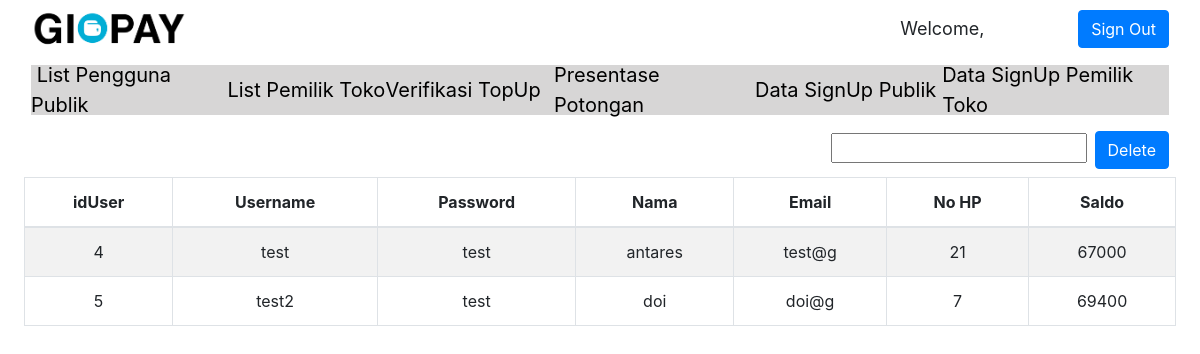
The app's page /adminLPub.php, older data.
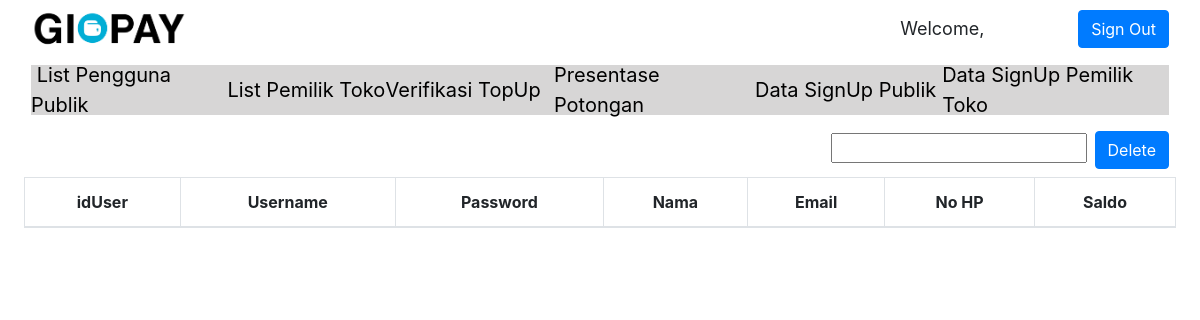
The same page, newer data.
### tables this page shows
CREATE TABLE `penggunapublik` (
  `idUser` int(11) NOT NULL,
  `username` varchar(15) NOT NULL,
  `password` varchar(15) NOT NULL,
  `nama` varchar(50) NOT NULL,
  `email` varchar(50) NOT NULL,
  `noHp` int(12) NOT NULL,
  `saldo` float NOT NULL,
  `tanggalSignUp` date NOT NULL
);

### server.php (called while the page is built, shortened)
<?php
    require_once "mysqlDB.php";
function getListPub(){
    $db = new MySQLDB('localhost', 'root', '', 'gipay');
    $query = "SELECT idUser, username, password, nama, email, noHp, saldo FROM penggunapublik";
    $res = $db->executeSelectQuery($query);
    return $res;
}
?>

### mysqlDB.php (called while the page is built, shortened)
<?php
class MySQLDB{
	protected $servername;
	protected $username;
	protected $password;
	protected $dbname;
	protected $db_connection;
	public function __construct($servername,$username,$password,$dbname){
		$this->servername=$servername;
		$this->username=$username;
		$this->password=$password;
		$this->dbname=$dbname;
	}
	public function openConnection(){
		$this->db_connection=new mysqli($this->servername,$this->username,$this->password,$this->dbname);
	}
	public function executeSelectQuery($sql){
		$query_result=$this->db_connection->query($sql);
		$result=[];
		if($query_result!=[]){
			if($query_result->num_rows > 0){
				while ($row=$query_result->fetch_row()) {
					$result[] = $row;
				}
			}
		}
		return $result;
	}
}
?>

### adminLPub.php (the view, shortened to what this page needs)
<?php
    include "server.php";
?>
<!DOCTYPE html>
<html>
<head>
    <link rel="stylesheet" href="assets/bootstrap/css/bootstrap.min.css">
    <link rel="stylesheet" href="assets/css/Data-Table-1.css">
    <link rel="stylesheet" href="assets/css/Data-Table.css">
    <link rel="stylesheet" href="assets/css/Header-Blue.css">
    <link rel="stylesheet" href="https://cdn.datatables.net/1.10.15/css/dataTables.bootstrap.min.css">
    <link rel="stylesheet" href="assets/css/Google-Style-Login.css">
    <link rel="stylesheet" href="assets/css/LinkedIn-like-Profile-Box.css">
    <link rel="stylesheet" href="assets/css/Pretty-Registration-Form.css">
    <link rel="stylesheet" href="assets/css/styles.css">
    <link rel="stylesheet" href="assets/css/Table-With-Search-1.css">
    <link rel="stylesheet" href="assets/css/Table-With-Search.css">
    <link rel="stylesheet" href="assets/css/Team-Boxed.css">
</head>
<body>
    <nav class="navbar navbar-light navbar-expand-md" style="background-color: #ffffff;">
        <div class="container-fluid"><img src="assets/img/Gipay.png" style="height: 40px;">
            <input class="form-control-plaintext" type="text" value="Welcome, <?php echo $_SESSION['username']; ?>" readonly="" style="width: 180px;font-size: 18px;"><a href="adminLPub.php?logout='1'" class="btn btn-primary" role="button">Sign Out</a></div>
    </nav>
    <nav class="navbar navbar-light navbar-expand-md">
        <div class="container-fluid"><button data-toggle="collapse" class="navbar-toggler" data-target="#navcol-2"><span class="sr-only">Toggle navigation</span><span class="navbar-toggler-icon"></span></button>
            <div class="collapse navbar-collapse" id="navcol-2" style="background-color: #d7d6d6;font-size: 20px;height: 50px;color: rgb(0,0,0);">
                <a href="adminLPub.php" style="color: rgb(0,0,0);width: 210px;">&nbsp;List Pengguna Publik</a><a href="adminLToko.php" style="color: rgb(0,0,0);width: 169px;">List Pemilik Toko</a><a href="adminVerif.php" style="color: rgb(0,0,0);width: 180px;">Verifikasi TopUp</a><a href="adminPotong.php"
                    style="color: rgb(0,0,0);width: 215px;">Presentase Potongan</a><a href="adminSignUpPub.php" style="color: rgb(0,0,0);width: 200px;">Data SignUp Publik</a><a href="adminSignUpToko.php" style="color: rgb(0,0,0);">Data SignUp Pemilik Toko</a>
                </div>
        </div>
    </nav>
    <nav class="navbar navbar-light navbar-expand-md" style="background-color: #ffffff;">
        <div class="container-fluid"><button data-toggle="collapse" class="navbar-toggler" data-target="#navcol-1"><span class="sr-only">Toggle navigation</span><span class="navbar-toggler-icon"></span></button>
            <form class="form-blokPub" action="adminLPub.php" method="POST"><input name="idUser" type="text" style="margin-right: 8px;"><button name="delete_pub" class="btn btn-primary" type="submit">Delete</button></form></div>
    </nav><table id="example" class="table table-striped table-bordered" cellspacing="0" width="100%">
        <thead>
            <tr>
                <th>idUser</th>
                <th>Username</th>
                <th>Password</th>
                <th>Nama</th>
                <th>Email</th>
                <th>No HP</th>
                <th>Saldo</th>
            </tr>
        </thead>
        <tbody>
            <?php
            $result = getListPub();
            foreach($result as $row) {
                echo '<tr>';
                foreach($row as $cell){
                    echo('<td>' . $cell . '</td>');
                }
                echo '</tr>';
			}
            ?>
        </tbody>
    </table>
</body>
</html>

Row changes from the older to the newer data that the page shows:
removed penggunapublik: idUser "4", cell "test", nama "antares", email "test@g", noHp "21", saldo "67000"
removed penggunapublik: idUser "5", username "test2", password "test", nama "doi", email "doi@g", noHp "7", saldo "69400"
